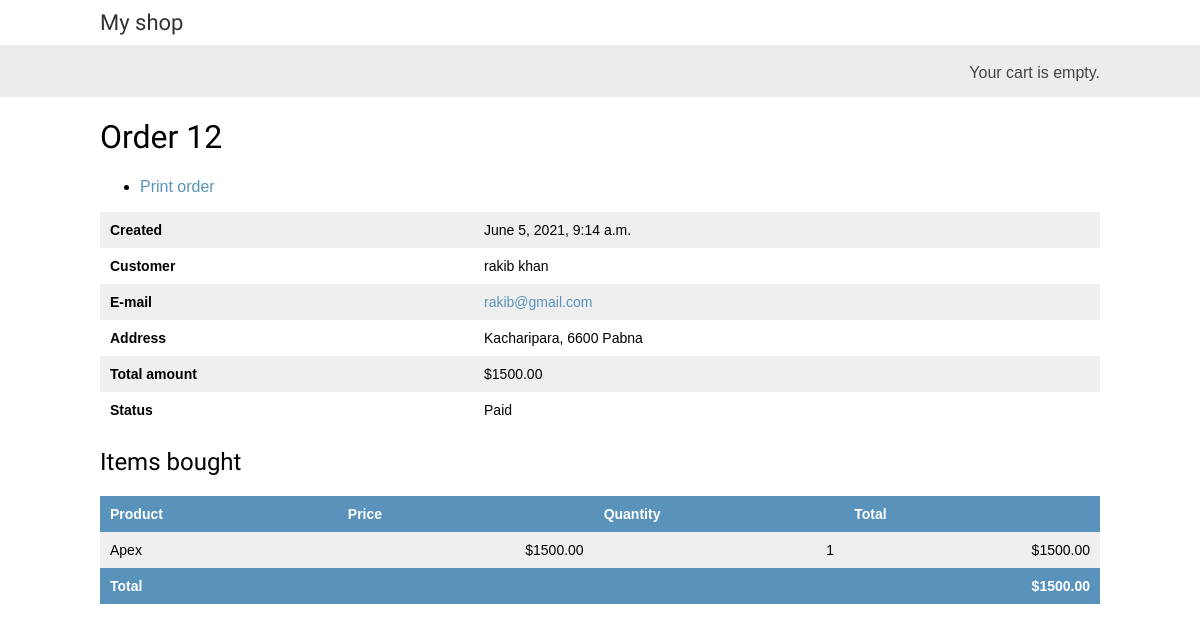
Screenshot of /orders/admin/order/12/ (signed in) with the database file from the repository.
### orders/models.py (models this page shows, shortened)
class Order(models.Model):
    first_name = models.CharField(max_length=50)
    last_name = models.CharField(max_length=50)
    email = models.EmailField()
    address = models.CharField(max_length=250)
    postal_code = models.CharField(max_length=20)
    city = models.CharField(max_length=100)
    created = models.DateTimeField(auto_now_add=True)
    updated = models.DateTimeField(auto_now=True)
    paid = models.BooleanField(default=False)
    braintree_id = models.CharField(max_length=150, blank=True)
    class Meta:
        ordering = ('-created',)
    def get_total_cost(self):
        return sum(item.get_cost() for item in self.items.all())

class OrderItem(models.Model):
    order = models.ForeignKey(Order,related_name='items',on_delete=models.CASCADE)
    product = models.ForeignKey(Product,related_name='order_items',on_delete=models.CASCADE)
    price = models.DecimalField(max_digits=10, decimal_places=2)
    quantity = models.PositiveIntegerField(default=1)
    def get_cost(self):
        return self.price * self.quantity

### shop/models.py (models this page shows, shortened)
class Product(models.Model):
    category = models.ForeignKey(Category,related_name='products',on_delete=models.CASCADE)
    name = models.CharField(max_length=200, db_index=True)
    slug = models.SlugField(max_length=200, db_index=True)
    image = models.ImageField(upload_to='media/%y/%m/%d',blank=True)
    description = models.TextField(blank=True)
    price = models.DecimalField(max_digits=10, decimal_places=2)
    available = models.BooleanField(default=True)
    created = models.DateTimeField(auto_now_add=True)
    updated = models.DateTimeField(auto_now=True)
    class Meta:
        ordering = ('name',)
        index_together = (('id','slug'),)

### orders/views.py (the view)
# urls.py: path('admin/order/<int:order_id>/', views.admin_order_detail, name='admin_order_detail'),
@staff_member_required
def admin_order_detail(request, order_id):
    order = get_object_or_404(Order, id=order_id)
    return render(request,
                  'admin/order/detail.html',
                  {'order': order})

### cart/cart.py (called while the page is built)
    def __len__(self):
        return sum(item['quantity'] for item in self.cart.values())

### cart/context_processors.py (called while the page is built)
def cart(request):
    return {'cart': Cart(request)}

### template/admin/order/detail.html (shortened to what this page needs)
{% extends "base.html" %} {% block title %} Order {{ order.id }} {{ block.super }} {% endblock %}  {% block content %}
<h1>Order {{ order.id }}</h1>
<ul class="object-tools">
    <li>
        <a href="#" onclick="window.print();">Print order</a>
    </li>
</ul>
<table>
    <tr>
        <th>Created</th>
        <td>{{ order.created }}</td>
    </tr>
    <tr>
        <th>Customer</th>
        <td>{{ order.first_name }} {{ order.last_name }}</td>
    </tr>
    <tr>
        <th>E-mail</th>
        <td><a href="mailto:{{ order.email }}">{{ order.email }}</a></td>
    </tr>
    <tr>
        <th>Address</th>
        <td>{{ order.address }}, {{ order.postal_code }} {{ order.city }}</td>
    </tr>
    <tr>
        <th>Total amount</th>
        <td>${{ order.get_total_cost }}</td>
    </tr>
    <tr>
        <th>Status</th>
        <td>{% if order.paid %}Paid{% else %}Pending payment{% endif %}</td>
    </tr>
</table>
<div class="module">
    <h2>Items bought</h2>
    <table style="width:100%">
        <thead>
            <tr>
                <th>Product</th>
                <th>Price</th>
                <th>Quantity</th>
                <th>Total</th>
            </tr>
        </thead>
        <tbody>
            {% for item in order.items.all %}
            <tr class="row{% cycle " 1 " "2 " %}">
                <td>{{ item.product.name }}</td>
                <td class="num">${{ item.price }}</td>
                <td class="num">{{ item.quantity }}</td>
                <td class="num">${{ item.get_cost }}</td>
            </tr>
            {% endfor %}
            <tr class="total">
                <td colspan="3">Total</td>
                <td class="num">${{ order.get_total_cost }}</td>
            </tr>
        </tbody>
    </table>
</div>
{% endblock %}

### static/css/base.css (style rules this page uses)
body { margin:0; padding:0; font-family:helvetica, sans-serif; }
h1, h2, h3, h4, h5 , h6 { font-family: 'Ubuntu', sans-serif; font-weight:normal; }
a { text-decoration:none; color:#5993bb; }
table { width:100%; border-spacing:0; border-collapse: collapse; }
table th, table td { text-align:left; font-size:14px; padding:10px; margin:0; }
tbody tr:nth-child(odd) { background:#efefef; }
thead th, tbody tr.total { background:#5993bb; color:#fff; font-weight:bold; }
tbody td.num { text-align:right; }

### rows the page displays
Order: id "12", created "June 5, 2021, 9:14 a.m.", first_name "rakib", last_name "khan", email "rakib@gmail.com", address "Kacharipara", postal_code "6600", city "Pabna", get_total_cost "1500.00"
OrderItem: product.name "Apex", price "1500.00", quantity "1", get_cost "1500.00"
